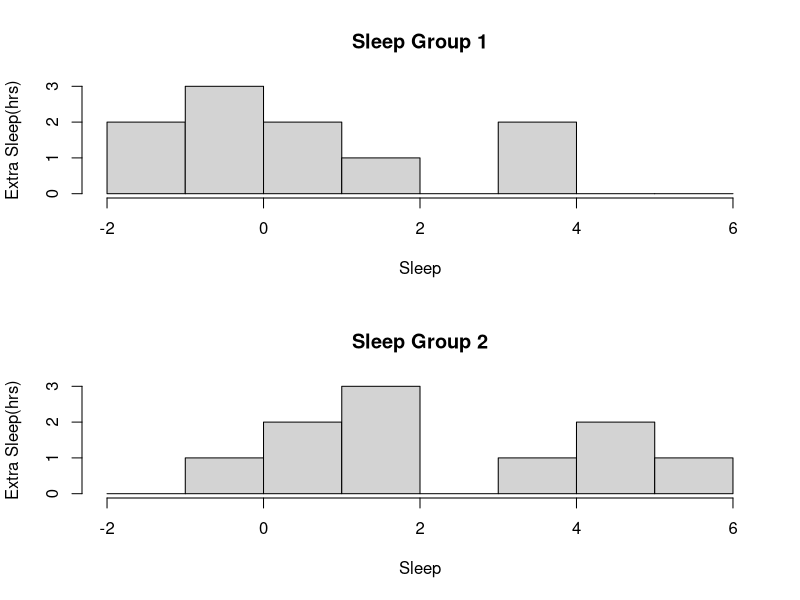

R code for this plot:
attach(sleep)
par(mfrow=c(2, 1))
hist(extra[group==1], 
     breaks = (-2:6), 
     xlab= "Sleep", 
     ylab = "Extra Sleep(hrs)",
     main = "Sleep Group 1")

hist(extra[group == 2], 
     breaks = (-2:6), 
     xlab= "Sleep", 
     ylab = "Extra Sleep(hrs)",
     main = "Sleep Group 2")

